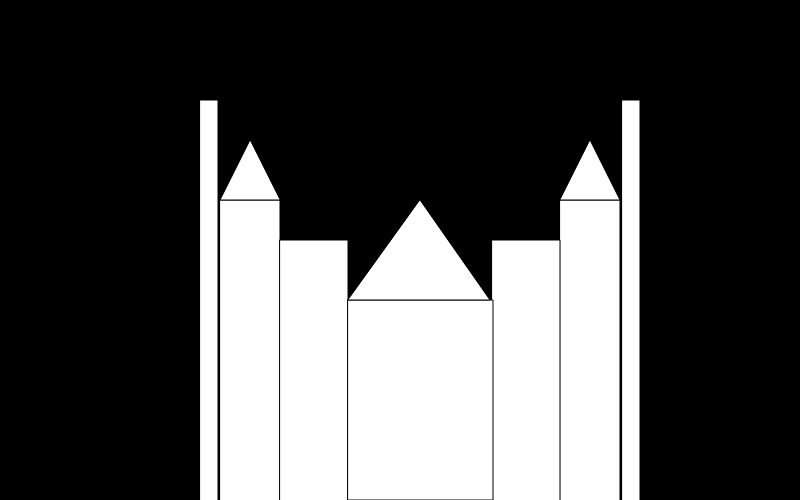
Frame 1 (no input)
Frame 60 (no input): identical to frame 1, image omitted
Frame 120 (the mouse pressed at the canvas centre since frame 60): identical to frame 1, image omitted

The p5.js sketch that drew this single still picture (run headless with seeded random() and noise() and a simulated clock; from frame 60 on, the mouse is pressed at the canvas centre):

// p5.js sketch
// ── sketch.js
function setup() {
  createCanvas(800,500);
}

function draw() {
 background("black"); 

 

 rect(200,100, 18,800); //first thin tallest rectangle
rect (220,200,60,400); //first rectangle
 triangle (250,140,220,200,280,200);  //first triangle on top of rectangle

 rect(622, 100, 18, 800); //last thin tallest rectangle
 rect (560,200,60,400); //last rectangle 
 triangle (560,200,620,200,590,140); //last triangle on top of rectangle

 rect (280,240,68,850);//small rect
 rect (492,240,68,850);//last small rect

 rect (348,300,145,200);// middle rect
 triangle (348,300,490,300,420,200);//middle triangle first corner,second corner,tip
}
